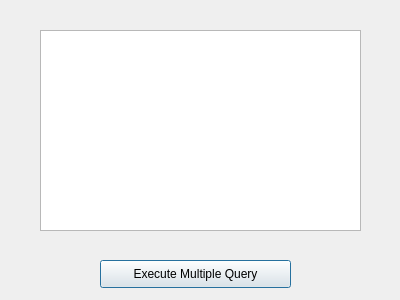
<?xml version="1.0" encoding="UTF-8"?>
<ui version="4.0">
 <class>QueryBrowser</class>
 <widget class="QDialog" name="QueryBrowser">
  <property name="geometry">
   <rect>
    <x>0</x>
    <y>0</y>
    <width>400</width>
    <height>300</height>
   </rect>
  </property>
  <property name="windowTitle">
   <string>Dialog</string>
  </property>
  <widget class="QTextEdit" name="textEdit">
   <property name="geometry">
    <rect>
     <x>40</x>
     <y>30</y>
     <width>321</width>
     <height>201</height>
    </rect>
   </property>
  </widget>
  <widget class="QPushButton" name="pushButton">
   <property name="geometry">
    <rect>
     <x>100</x>
     <y>260</y>
     <width>191</width>
     <height>28</height>
    </rect>
   </property>
   <property name="text">
    <string>Execute Multiple Query</string>
   </property>
  </widget>
 </widget>
 <resources/>
 <connections/>
</ui>
